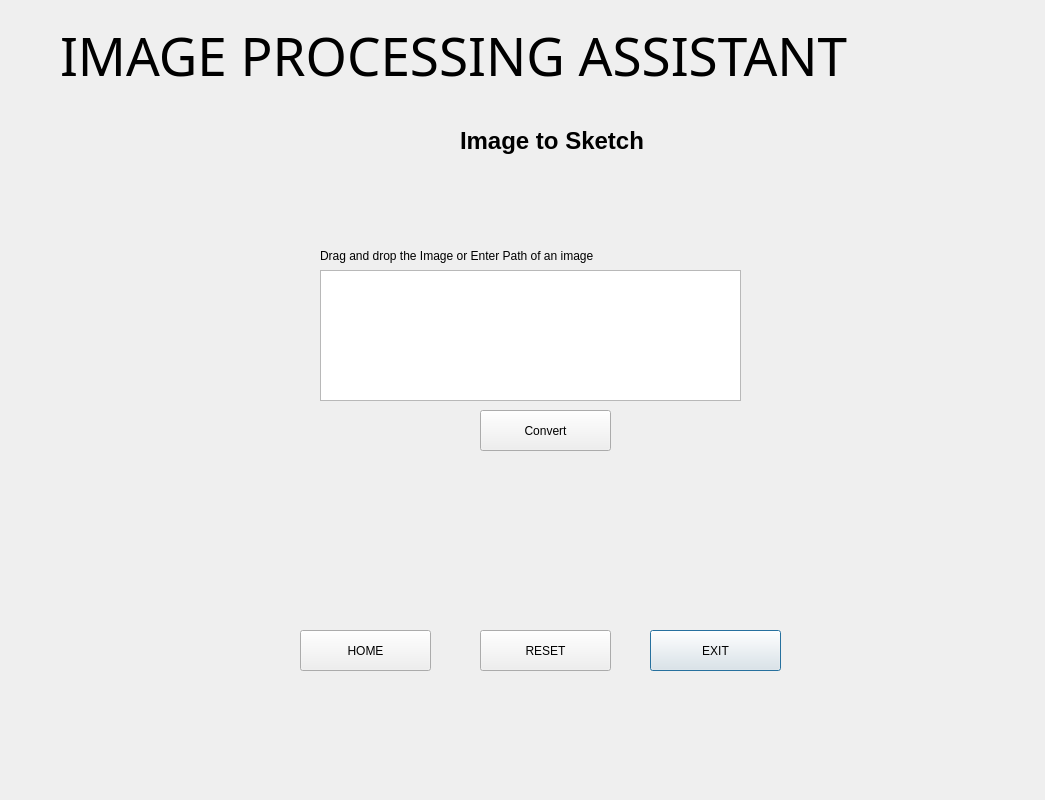
<?xml version="1.0" encoding="UTF-8"?>
<ui version="4.0">
 <class>Dialog</class>
 <widget class="QDialog" name="Dialog">
  <property name="geometry">
   <rect>
    <x>0</x>
    <y>0</y>
    <width>1045</width>
    <height>800</height>
   </rect>
  </property>
  <property name="windowTitle">
   <string>Dialog</string>
  </property>
  <property name="styleSheet">
   <string notr="true"/>
  </property>
  <widget class="QLabel" name="label">
   <property name="geometry">
    <rect>
     <x>460</x>
     <y>110</y>
     <width>211</width>
     <height>61</height>
    </rect>
   </property>
   <property name="font">
    <font>
     <pointsize>18</pointsize>
     <weight>75</weight>
     <bold>true</bold>
    </font>
   </property>
   <property name="mouseTracking">
    <bool>false</bool>
   </property>
   <property name="layoutDirection">
    <enum>Qt::LeftToRight</enum>
   </property>
   <property name="autoFillBackground">
    <bool>false</bool>
   </property>
   <property name="styleSheet">
    <string notr="true">border-radius:20px;</string>
   </property>
   <property name="text">
    <string>Image to Sketch</string>
   </property>
  </widget>
  <widget class="QPushButton" name="exit">
   <property name="geometry">
    <rect>
     <x>650</x>
     <y>630</y>
     <width>131</width>
     <height>41</height>
    </rect>
   </property>
   <property name="styleSheet">
    <string notr="true"/>
   </property>
   <property name="text">
    <string>EXIT</string>
   </property>
  </widget>
  <widget class="QLabel" name="label_3">
   <property name="geometry">
    <rect>
     <x>320</x>
     <y>240</y>
     <width>421</width>
     <height>31</height>
    </rect>
   </property>
   <property name="styleSheet">
    <string notr="true">font: 12pt &quot;MS Shell Dlg 2&quot;;</string>
   </property>
   <property name="text">
    <string>Drag and drop the Image or Enter Path of an image</string>
   </property>
  </widget>
  <widget class="QPushButton" name="reset">
   <property name="geometry">
    <rect>
     <x>480</x>
     <y>630</y>
     <width>131</width>
     <height>41</height>
    </rect>
   </property>
   <property name="styleSheet">
    <string notr="true"/>
   </property>
   <property name="text">
    <string>RESET</string>
   </property>
  </widget>
  <widget class="QPushButton" name="mic">
   <property name="geometry">
    <rect>
     <x>490</x>
     <y>460</y>
     <width>111</width>
     <height>151</height>
    </rect>
   </property>
   <property name="font">
    <font>
     <family>Eras Demi ITC</family>
     <pointsize>12</pointsize>
     <weight>50</weight>
     <italic>false</italic>
     <bold>false</bold>
     <stylestrategy>NoAntialias</stylestrategy>
    </font>
   </property>
   <property name="cursor">
    <cursorShape>OpenHandCursor</cursorShape>
   </property>
   <property name="autoFillBackground">
    <bool>false</bool>
   </property>
   <property name="styleSheet">
    <string notr="true">font: 12pt &quot;Eras Demi ITC&quot;;

border-radius:55px;</string>
   </property>
   <property name="text">
    <string/>
   </property>
   <property name="icon">
    <iconset>
     <normaloff>mic.png</normaloff>mic.png</iconset>
   </property>
   <property name="iconSize">
    <size>
     <width>50</width>
     <height>50</height>
    </size>
   </property>
   <property name="checkable">
    <bool>true</bool>
   </property>
   <property name="autoRepeatInterval">
    <number>107</number>
   </property>
   <property name="default">
    <bool>false</bool>
   </property>
  </widget>
  <widget class="QPushButton" name="sketchsubmit">
   <property name="geometry">
    <rect>
     <x>480</x>
     <y>410</y>
     <width>131</width>
     <height>41</height>
    </rect>
   </property>
   <property name="styleSheet">
    <string notr="true"/>
   </property>
   <property name="text">
    <string>Convert</string>
   </property>
  </widget>
  <widget class="QLabel" name="label_2">
   <property name="geometry">
    <rect>
     <x>60</x>
     <y>0</y>
     <width>931</width>
     <height>111</height>
    </rect>
   </property>
   <property name="font">
    <font>
     <family>Cooper Black</family>
     <pointsize>40</pointsize>
     <weight>50</weight>
     <italic>false</italic>
     <bold>false</bold>
    </font>
   </property>
   <property name="mouseTracking">
    <bool>false</bool>
   </property>
   <property name="layoutDirection">
    <enum>Qt::LeftToRight</enum>
   </property>
   <property name="autoFillBackground">
    <bool>false</bool>
   </property>
   <property name="styleSheet">
    <string notr="true">border-radius:50px;

font: 40pt &quot;Cooper Black&quot;;


</string>
   </property>
   <property name="text">
    <string>IMAGE PROCESSING ASSISTANT</string>
   </property>
  </widget>
  <widget class="QPushButton" name="home">
   <property name="geometry">
    <rect>
     <x>300</x>
     <y>630</y>
     <width>131</width>
     <height>41</height>
    </rect>
   </property>
   <property name="styleSheet">
    <string notr="true">font: 75 12pt &quot;MS Shell Dlg 2&quot;;</string>
   </property>
   <property name="text">
    <string>HOME</string>
   </property>
  </widget>
  <widget class="QTextEdit" name="textEdit">
   <property name="geometry">
    <rect>
     <x>320</x>
     <y>270</y>
     <width>421</width>
     <height>131</height>
    </rect>
   </property>
   <property name="html">
    <string>&lt;!DOCTYPE HTML PUBLIC &quot;-//W3C//DTD HTML 4.0//EN&quot; &quot;http://www.w3.org/TR/REC-html40/strict.dtd&quot;&gt;
&lt;html&gt;&lt;head&gt;&lt;meta name=&quot;qrichtext&quot; content=&quot;1&quot; /&gt;&lt;style type=&quot;text/css&quot;&gt;
p, li { white-space: pre-wrap; }
&lt;/style&gt;&lt;/head&gt;&lt;body style=&quot; font-family:'MS Shell Dlg 2'; font-size:8.25pt; font-weight:400; font-style:normal;&quot;&gt;
&lt;p style=&quot;-qt-paragraph-type:empty; margin-top:0px; margin-bottom:0px; margin-left:0px; margin-right:0px; -qt-block-indent:0; text-indent:0px;&quot;&gt;&lt;br /&gt;&lt;/p&gt;&lt;/body&gt;&lt;/html&gt;</string>
   </property>
  </widget>
 </widget>
 <resources/>
 <connections/>
</ui>
